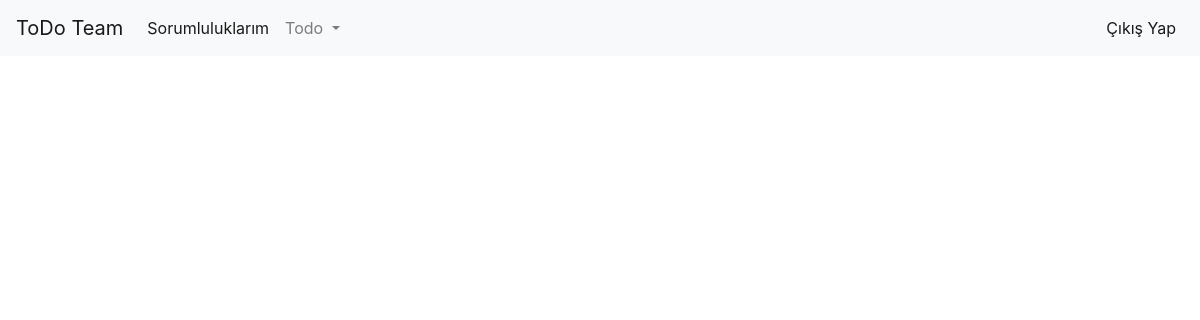
The page /todo/3 (signed in) on the database as committed earlier.
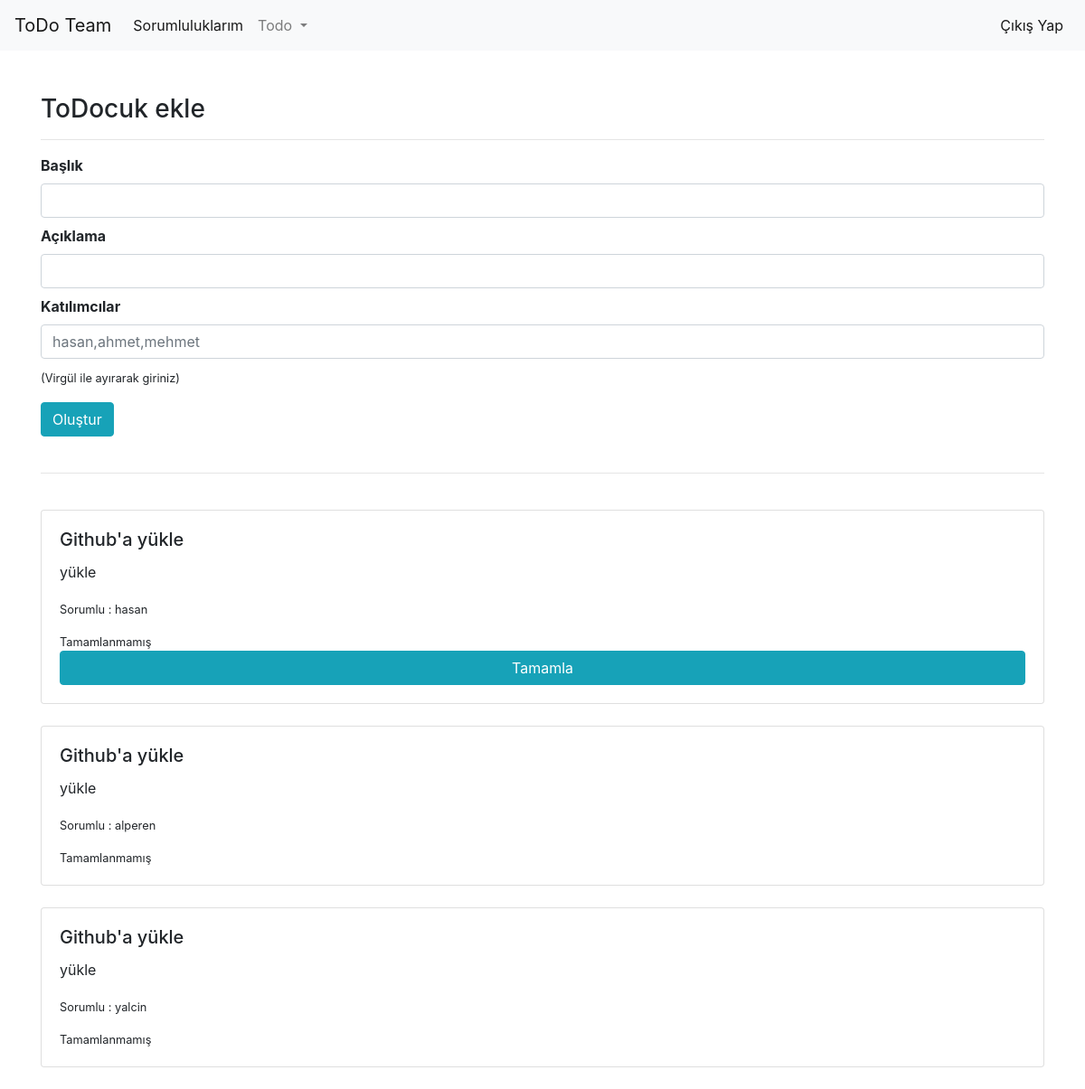
The same page on the database as committed later.
### todo-team.py (models this page shows)
class Todocuk(db.Model):
    id = db.Column(db.Integer, primary_key=True)
    todo_id = db.Column(db.String(120),nullable=False)
    keeper_id = db.Column(db.String(120),nullable=False)
    title = db.Column(db.String(120),nullable=False)
    description = db.Column(db.String(120),nullable=False)
    complete = db.Column(db.Boolean)
    created_on = db.Column(db.DateTime, server_default=db.func.now())
    updated_on = db.Column(db.DateTime, server_default=db.func.now(), server_onupdate=db.func.now())

### todo-team.py (the view)
@app.route('/todo/<string:id>',methods = ["POST","GET"])
@login_required
def showtodo(id):
    todocuklar = Todocuk.query.filter_by(todo_id = id).all()
    form = CreateTodocukForm(request.form)
    isAdmin = False
    isKeeper = False
    if bool(Todo.query.filter_by(id = id, owner_id = session["logged_user"]).first()):
        isAdmin = True
    if bool(Todocuk.query.filter_by(todo_id = id, keeper_id = session["logged_user"]).first()):
        isKeeper = True
    if request.method == "POST" and form.validate():
        title = form.title.data
        description = form.description.data
        keeper = form.keeper_id.data
        keepers = keeper.split(',')
        for keeper in keepers:
            if not bool(User.query.filter_by(username=keeper).first()):
                continue
            todocuk = Todocuk(todo_id = id, keeper_id = keeper, title = title, description = description, complete=False)
            db.session.add(todocuk)
            db.session.commit()
        flash("ToDocuk, ToDo'ya eklendi, kolay gelsin!","info")
        return redirect(url_for('listtodo'))
    else:
        return render_template('todo.html',form = form, todocuklar=todocuklar, isAdmin=isAdmin, isKeeper=isKeeper)

### todo-team.py
class CreateTodocukForm(Form):
    title = StringField('Başlık', validators = [validators.DataRequired()])
    description = StringField('Açıklama', validators = [validators.DataRequired()])
    keeper_id = StringField('Katılımcılar', validators = [validators.DataRequired()])

### todo-team.py (called while the page is built)
def login_required(f):
    @wraps(f)
    def decorated_function(*args, **kwargs):
        if "logged_in" in session:
            return f(*args, **kwargs)
        else:
            flash("Bu alanı görüntülemek için kullanıcı girişi yapmalısınız.","danger")
            return redirect(url_for("login"))
    return decorated_function

### templates/todo.html (shortened to what this page needs)
{% extends "layout.html" %}
{%if isKeeper %}
{% block body %}
{% if isAdmin %}
<h3>ToDocuk ekle</h3>
<hr>
{% from "includes/formhelpers.html" import render_field %}
<form method=post>
  <dl>
    {{ render_field(form.title,class="form-control") }}
    {{ render_field(form.description,class="form-control") }}
    {{ render_field(form.keeper_id,class="form-control",placeholder="hasan,ahmet,mehmet") }}
    <small>(Virgül ile ayırarak giriniz)</small>
  </dl>
 <button class="btn btn-info">Oluştur</button>
</form>
<br>
<hr>
{% endif %}
<br>
{% for todocuk in todocuklar %}
  <div class="card">
  <div class="card-body">
    <h5 class="card-title">{{ todocuk.title }}</h5>
    <p class="card-text">{{ todocuk.description }}</p>
    <p class="card-text"><small>Sorumlu : {{ todocuk.keeper_id}} </small></p>
    {% if todocuk.complete %}
     <small><p style="color:green;" class="card-text">Tamamlanmış</p></small>
    {% else %}
     <small><p class="card-text">Tamamlanmamış</p></small>
    {% endif %}
    {% if todocuk.keeper_id == session["logged_user"] and not todocuk.complete == 1 %}
    <a href="/complete/{{ todocuk.id }}" class="btn btn-info btn-block">Tamamla</a>
    {% endif %}
  </div>
</div>
<br>
{% endfor %}
{% endblock %}
{% endif %}

### templates/layout.html (shortened to what this page needs)
<!DOCTYPE html>
<html lang="en">
<head>
    <link rel="stylesheet" href="https://maxcdn.bootstrapcdn.com/bootstrap/4.0.0/css/bootstrap.min.css">
</head>
<body>
    <div>
    {% include "includes/navbar.html" %}
    <br><br>
    <div class="container">
    {% block body %}
    {% endblock %}
    </div>
</body>
</html>

### templates/includes/navbar.html (shortened to what this page needs)
   <nav class="navbar navbar-expand-lg navbar-light bg-light">
  <a class="navbar-brand" href="/">ToDo Team</a>
  <div class="collapse navbar-collapse" id="navbarSupportedContent">
    <ul class="navbar-nav mr-auto">
    {% if session["logged_in"] %}
        <li class="nav-item active">
        <a class="nav-link" href="/mine">Sorumluluklarım</a>
      </li>
      <li class="nav-item dropdown">
        <a class="nav-link dropdown-toggle" href="#" id="navbarDropdown" role="button" data-toggle="dropdown" aria-haspopup="true" aria-expanded="false">
          Todo
        </a>
      </li>
    {% endif %}
    </ul>
    <ul class="navbar-nav ml-auto">
    {% if session["logged_in"] %}
      <li class="nav-item active">
      <a class="nav-link" href="/logout">Çıkış Yap <span class="sr-only">(current)</span></a>
      </li>
    {% else %}
      <li class="nav-item active">
      <a class="nav-link" href="/login">Giriş Yap <span class="sr-only">(current)</span></a>
      </li>
    {% endif %}
    </ul>
    </nav>
</div>

Rows that differ between the two databases and show on the page:
added Todocuk: title "Github'a yükle", description "yükle", keeper_id "hasan", complete "Tamamlanmamış"
added Todocuk: title "Github'a yükle", description "yükle", keeper_id "alperen", complete "Tamamlanmamış"
added Todocuk: title "Github'a yükle", description "yükle", keeper_id "yalcin", complete "Tamamlanmamış"
Other text that changed with them:
{{ field.label }}: (not shown) → "Başlık Açıklama Katılımcılar"
text now shown: "ToDocuk ekle (Virgül ile ayırarak giriniz) Oluştur"
